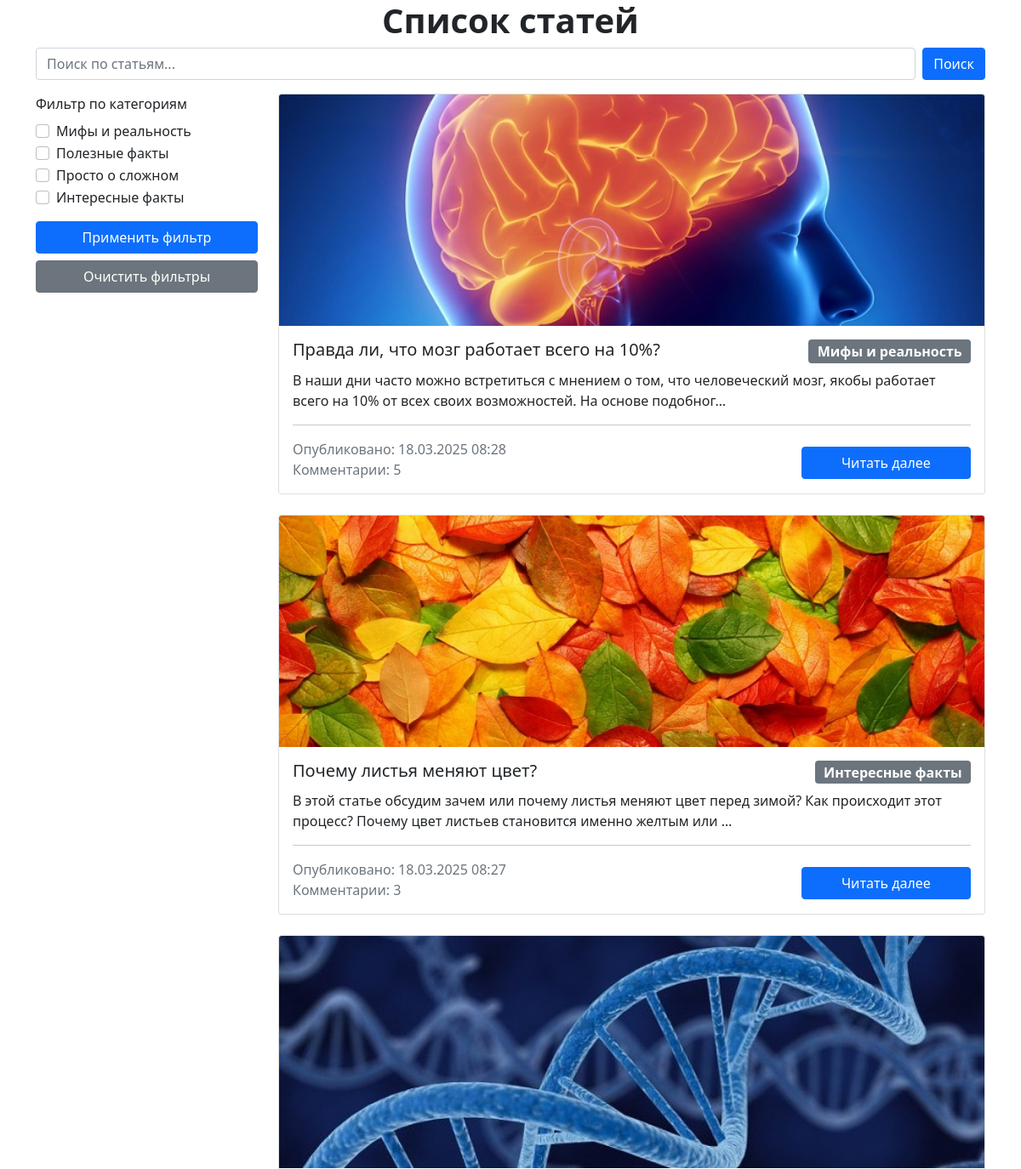
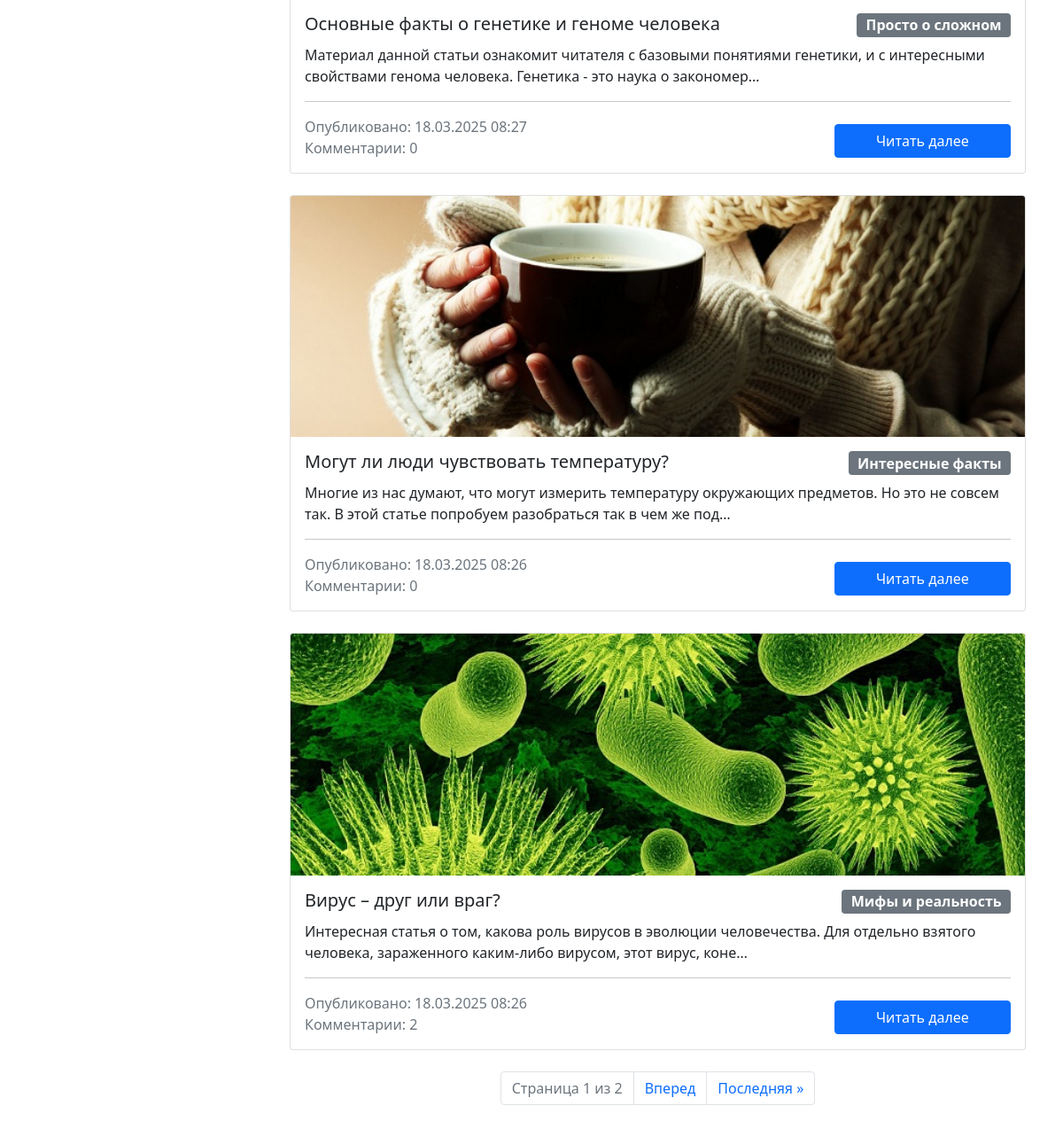
The page / on the database its author committed (2 pictures, top to bottom).
### main/models.py (models this page shows, shortened)
class Category(models.Model):
    name = models.CharField(max_length=255, blank=False)

class Article(models.Model):
    title = models.CharField(max_length=255, blank=False)
    description = models.TextField(blank=True)
    public_date = models.DateTimeField(
        blank=False, auto_now_add=True
    )  # Changed to DateTimeField
    image = models.ImageField(upload_to="images", blank=True)
    category = models.ForeignKey(
        Category,
        related_name="articles",
        on_delete=models.CASCADE,
        blank=True,
        null=True,
    )

### main/views.py (the view)
# urls.py: path("", views.index, name="index"),
def index(request):
    query = request.GET.get("q", "")
    selected_categories = request.GET.getlist("category")
    articles = Article.objects.order_by("-public_date")
    categories = Category.objects.all()
    if selected_categories and not query:
            articles = articles.filter(category_id__in=selected_categories)
    if query and not selected_categories:
        articles = articles.filter(title__iregex=query)
    if query and selected_categories:
        articles = articles.filter(title__iregex=query, category_id__in=selected_categories)
    paginator = Paginator(articles, 5)
    page_number = request.GET.get("page")
    page_obj = paginator.get_page(page_number)
    return render(
        request,
        "main/index.html",
        {
            "page_obj": page_obj,
            "query": query,
            "categories": categories,
            "selected_category": selected_categories,
        },
    )

### main/templates/main/index.html (shortened to what this page needs)
{% extends "./base.html" %}
{% block body %}
<div class="container">
    <h1 class="text-center fw-bold">Список статей</h1>
    <form method="GET" class="mb-3">
        <div class="d-flex mb-3">
            <input type="text" name="q" value="{{ query }}" class="form-control w-100" placeholder="Поиск по статьям..."
                aria-label="Поиск по статьям">
            <button type="submit" class="btn btn-primary ms-2">Поиск</button>
        </div>
        <div class="row">
            <div class="col-md-3 mb-4">
                <div class="mb-3">
                    <label class="form-label">Фильтр по категориям</label>
                    {% for category in categories %}
                    <div class="form-check">
                        <input class="form-check-input" type="checkbox" name="category" value="{{ category.id }}"
                            id="category{{ category.id }}" >
                        <label class="form-check-label" for="category{{ category.id }}">
                            {{ category.name }}
                        </label>
                    </div>
                    {% endfor %}
                </div>
                <button type="submit" class="btn btn-primary w-100">Применить фильтр</button>
                <a href="{% url 'index' %}" class="btn btn-secondary mt-2 w-100">Очистить фильтры</a>
            </div>
            <div class="col-md-9">
                <div class="row">
                    {% for article in page_obj %}
                    <div class="col-12 mb-4">
                        <a href="{% url 'article-detail' article.id %}?q={{ query }}{% for category in selected_category %}&category={{ category }}{% endfor %}"
                            class="text-decoration-none text-dark">
                            <div class="card">
                                {% if article.image %}
                                <img src="{{ article.image.url }}" class="card-img-top" alt="{{ article.title }}">
                                {% endif %}
                                <div class="card-body">
                                    <h5 class="card-title mb-2 d-flex justify-content-between flex-wrap gap-2">
                                        {{ article.title }}
                                        <a href="?category={{ article.category.id }}"
                                            class="badge bg-secondary fs-6 text-decoration-none category-badge">
                                            {{ article.category.name }}</a>
                                    </h5>
                                    <span class="card-text">{{ article.description|truncatechars:150 }}</span>
                                    <hr>
                                    <div class="d-flex align-items-center flex-wrap justify-content-between">
                                        <div class="article_text">
                                            <p class="text-muted mb-0">
                                                Опубликовано: {{ article.public_date|date:"d.m.Y H:i" }}
                                            </p>
                                            <p class="text-muted mb-0"> Комментарии: {{ article.comments.count }}</p>
                                        </div>
                                        <a href="{% url 'article-detail' article.id %}?q={{ query }}{% for category in selected_category %}&category={{ category }}{% endfor %}"
                                            class="btn btn-primary col-lg-3 col-md-3 col-sm-4 col-12 mt-2">Читать
                                            далее</a>
                                    </div>
                                </div>
                            </div>
                        </a>
                    </div>
                    {% empty %}
                    <p>Статьи не найдены</p>
                    {% endfor %}
                </div>
                <nav aria-label="Page navigation">
                    <ul class="pagination justify-content-center">
                        <li class="page-item disabled">
                            <span class="page-link">
                                Страница {{ page_obj.number }} из {{ page_obj.paginator.num_pages }}</span>
                        </li>
                        {% if page_obj.has_next %}
                        <li class="page-item">
                            <a class="page-link"
                                href="?page={{ page_obj.next_page_number }}{% if query %}&q={{ query }}{% endif %}{% for category in selected_category %}&category={{ category }}{% endfor %}">Вперед</a>
                        </li>
                        <li class="page-item">
                            <a class="page-link"
                                href="?page={{ page_obj.paginator.num_pages }}{% if query %}&q={{ query }}{% endif %}{% for category in selected_category %}&category={{ category }}{% endfor %}">Последняя
                                &raquo;</a>
                        </li>
                        {% endif %}
                    </ul>
                </nav>
            </div>
        </div>
    </form>
</div>
{% endblock %}

### main/templates/main/base.html (shortened to what this page needs)
{% load static %}
<!DOCTYPE html>
<html lang="ru">
<head>
    <link rel="stylesheet" type="text/css" href="{% static 'css/bootstrap.min.css' %}">
</head>
<body>
    <main>
        {% block body %}{% endblock %}
    </main>
</body>
</html>

### main/templates/main/index.html (style rules this page uses)
.category-badge { transition: all .15s; }

### rows shown on the page
Category: name "Мифы и реальность"
Category: name "Полезные факты"
Category: name "Просто о сложном"
Category: name "Интересные факты"
Article: image (picture), title "Правда ли, что мозг работает всего на 10%?", category.name "Мифы и реальность", description "В наши дни часто можно встретиться с мнением о том, что человеческий мозг, якобы работает всего на 10% от всех своих возможностей. На основе подобног…", public_date "18.03.2025 08:28", comments.count "5"
Article: image (picture), title "Почему листья меняют цвет?", category.name "Интересные факты", description "В этой статье обсудим зачем или почему листья меняют цвет перед зимой? Как происходит этот процесс? Почему цвет листьев становится именно желтым или …", public_date "18.03.2025 08:27", comments.count "3"
Article: image (picture), title "Основные факты о генетике и геноме человека", category.name "Просто о сложном", description "Материал данной статьи ознакомит читателя с базовыми понятиями генетики, и с интересными свойствами генома человека. Генетика - это наука о закономер…", public_date "18.03.2025 08:27", comments.count "0"
Article: image (picture), title "Могут ли люди чувствовать температуру?", category.name "Интересные факты", description "Многие из нас думают, что могут измерить температуру окружающих предметов. Но это не совсем так. В этой статье попробуем разобраться так в чем же под…", public_date "18.03.2025 08:26", comments.count "0"
Article: image (picture), title "Вирус – друг или враг?", category.name "Мифы и реальность", description "Интересная статья о том, какова роль вирусов в эволюции человечества. Для отдельно взятого человека, зараженного каким-либо вирусом, этот вирус, коне…", public_date "18.03.2025 08:26", comments.count "2"

### other values the page prints
{{ page_obj.number }} "1"
{{ page_obj.paginator.num_pages }} "2"
